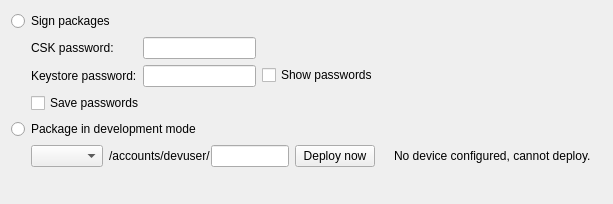
<?xml version="1.0" encoding="UTF-8"?>
<ui version="4.0">
 <class>Qnx::Internal::BlackBerryCreatePackageStepConfigWidget</class>
 <widget class="QWidget" name="Qnx::Internal::BlackBerryCreatePackageStepConfigWidget">
  <property name="geometry">
   <rect>
    <x>0</x>
    <y>0</y>
    <width>613</width>
    <height>204</height>
   </rect>
  </property>
  <property name="windowTitle">
   <string>Form</string>
  </property>
  <layout class="QVBoxLayout" name="verticalLayout">
   <item>
    <widget class="QRadioButton" name="signPackages">
     <property name="text">
      <string>Sign packages</string>
     </property>
    </widget>
   </item>
   <item>
    <widget class="QWidget" name="signPackagesWidget" native="true">
     <layout class="QHBoxLayout" name="horizontalLayout">
      <property name="leftMargin">
       <number>0</number>
      </property>
      <property name="topMargin">
       <number>0</number>
      </property>
      <property name="rightMargin">
       <number>0</number>
      </property>
      <property name="bottomMargin">
       <number>0</number>
      </property>
      <item>
       <spacer name="horizontalSpacer">
        <property name="orientation">
         <enum>Qt::Horizontal</enum>
        </property>
        <property name="sizeType">
         <enum>QSizePolicy::Fixed</enum>
        </property>
        <property name="sizeHint" stdset="0">
         <size>
          <width>20</width>
          <height>20</height>
         </size>
        </property>
       </spacer>
      </item>
      <item>
       <layout class="QFormLayout" name="formLayout">
        <item row="0" column="0">
         <widget class="QLabel" name="label">
          <property name="text">
           <string>CSK password:</string>
          </property>
         </widget>
        </item>
        <item row="0" column="1">
         <widget class="QLineEdit" name="cskPassword">
          <property name="echoMode">
           <enum>QLineEdit::Password</enum>
          </property>
         </widget>
        </item>
        <item row="1" column="0">
         <widget class="QLabel" name="label_2">
          <property name="text">
           <string>Keystore password:</string>
          </property>
         </widget>
        </item>
        <item row="1" column="1">
         <widget class="QLineEdit" name="keystorePassword">
          <property name="echoMode">
           <enum>QLineEdit::Password</enum>
          </property>
         </widget>
        </item>
        <item row="2" column="0" colspan="2">
         <widget class="QCheckBox" name="savePasswords">
          <property name="toolTip">
           <string>Note: This will store the passwords in a world-readable file.</string>
          </property>
          <property name="text">
           <string>Save passwords</string>
          </property>
         </widget>
        </item>
       </layout>
      </item>
      <item>
       <widget class="QCheckBox" name="showPasswords">
        <property name="text">
         <string>Show passwords</string>
        </property>
       </widget>
      </item>
      <item>
       <spacer name="horizontalSpacer_2">
        <property name="orientation">
         <enum>Qt::Horizontal</enum>
        </property>
        <property name="sizeHint" stdset="0">
         <size>
          <width>40</width>
          <height>20</height>
         </size>
        </property>
       </spacer>
      </item>
     </layout>
    </widget>
   </item>
   <item>
    <widget class="QRadioButton" name="developmentMode">
     <property name="text">
      <string>Package in development mode</string>
     </property>
    </widget>
   </item>
   <item>
    <widget class="QWidget" name="developmentModeWidget" native="true">
     <layout class="QGridLayout" name="gridLayout">
      <property name="leftMargin">
       <number>0</number>
      </property>
      <property name="topMargin">
       <number>0</number>
      </property>
      <property name="rightMargin">
       <number>0</number>
      </property>
      <property name="bottomMargin">
       <number>0</number>
      </property>
      <item row="0" column="0">
       <spacer name="horizontalSpacer_3">
        <property name="orientation">
         <enum>Qt::Horizontal</enum>
        </property>
        <property name="sizeType">
         <enum>QSizePolicy::Fixed</enum>
        </property>
        <property name="sizeHint" stdset="0">
         <size>
          <width>20</width>
          <height>20</height>
         </size>
        </property>
       </spacer>
      </item>
      <item row="0" column="1">
       <widget class="QComboBox" name="qtLibrary"/>
      </item>
      <item row="0" column="2">
       <layout class="QHBoxLayout" name="horizontalLayout_2">
        <property name="spacing">
         <number>0</number>
        </property>
        <item>
         <widget class="QLabel" name="qtLibraryLabel">
          <property name="text">
           <string>/accounts/devuser/</string>
          </property>
         </widget>
        </item>
        <item>
         <widget class="QLineEdit" name="qtLibraryPath"/>
        </item>
       </layout>
      </item>
      <item row="0" column="3">
       <widget class="QPushButton" name="deployNowButton">
        <property name="text">
         <string>Deploy now</string>
        </property>
       </widget>
      </item>
      <item row="0" column="4">
       <widget class="QLabel" name="deployErrorPixmap">
        <property name="text">
         <string/>
        </property>
        <property name="pixmap">
         <pixmap resource="../projectexplorer/projectexplorer.qrc">:/projectexplorer/images/compile_warning.png</pixmap>
        </property>
       </widget>
      </item>
      <item row="0" column="5">
       <widget class="QLabel" name="deployErrorLabel">
        <property name="text">
         <string>No device configured, cannot deploy.</string>
        </property>
       </widget>
      </item>
      <item row="0" column="6">
       <spacer name="horizontalSpacer_4">
        <property name="orientation">
         <enum>Qt::Horizontal</enum>
        </property>
        <property name="sizeHint" stdset="0">
         <size>
          <width>40</width>
          <height>20</height>
         </size>
        </property>
       </spacer>
      </item>
      <item row="1" column="1" colspan="5">
       <widget class="QLabel" name="qtLibraryExplanationLabel">
        <property name="text">
         <string/>
        </property>
       </widget>
      </item>
     </layout>
    </widget>
   </item>
  </layout>
 </widget>
 <resources>
  <include location="../projectexplorer/projectexplorer.qrc"/>
 </resources>
 <connections>
  <connection>
   <sender>signPackages</sender>
   <signal>toggled(bool)</signal>
   <receiver>signPackagesWidget</receiver>
   <slot>setEnabled(bool)</slot>
   <hints>
    <hint type="sourcelabel">
     <x>40</x>
     <y>12</y>
    </hint>
    <hint type="destinationlabel">
     <x>12</x>
     <y>62</y>
    </hint>
   </hints>
  </connection>
  <connection>
   <sender>developmentMode</sender>
   <signal>toggled(bool)</signal>
   <receiver>developmentModeWidget</receiver>
   <slot>setEnabled(bool)</slot>
   <hints>
    <hint type="sourcelabel">
     <x>44</x>
     <y>129</y>
    </hint>
    <hint type="destinationlabel">
     <x>22</x>
     <y>169</y>
    </hint>
   </hints>
  </connection>
  <connection>
   <sender>signPackages</sender>
   <signal>toggled(bool)</signal>
   <receiver>developmentModeWidget</receiver>
   <slot>setDisabled(bool)</slot>
   <hints>
    <hint type="sourcelabel">
     <x>66</x>
     <y>16</y>
    </hint>
    <hint type="destinationlabel">
     <x>115</x>
     <y>174</y>
    </hint>
   </hints>
  </connection>
  <connection>
   <sender>developmentMode</sender>
   <signal>toggled(bool)</signal>
   <receiver>signPackagesWidget</receiver>
   <slot>setDisabled(bool)</slot>
   <hints>
    <hint type="sourcelabel">
     <x>69</x>
     <y>132</y>
    </hint>
    <hint type="destinationlabel">
     <x>338</x>
     <y>97</y>
    </hint>
   </hints>
  </connection>
 </connections>
</ui>
